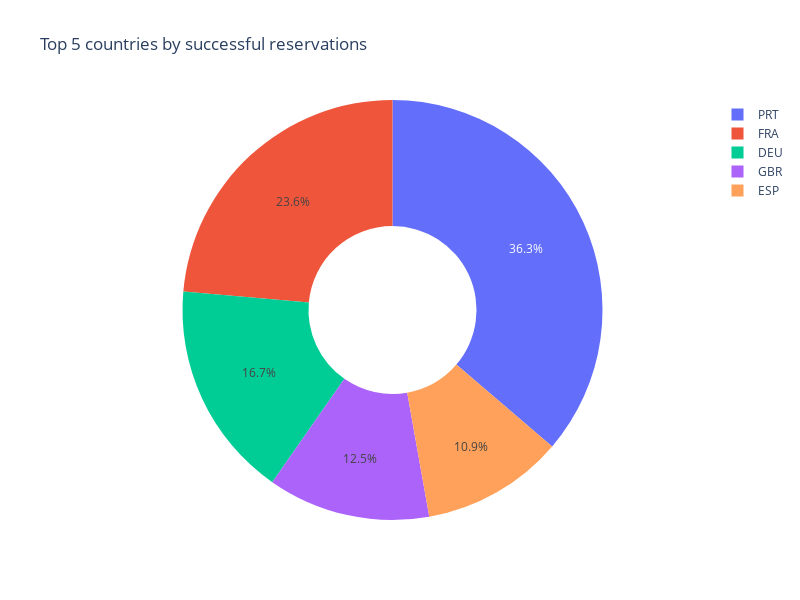

The notebook cell saved with this chart:
### Markdown cell above
According to the chart above about 41% of reservations at the City Hotel are cancelled. Therefore, there is a churn problem at the enterprise.

### Code cell
import plotly.graph_objects as go
city_success = df_city[df_city["is_canceled"] == 0]
labels = city_success["country"].value_counts()[:5].index.tolist()
values = city_success["country"].value_counts()[:5].tolist()

fig = go.Figure(data=[go.Pie(labels = labels, values = values, hole=.4)], 
                layout=go.Layout(width=800, height=600, title = "Top 5 countries by successful reservations"))
fig.show()

### Figure 1 — Plotly figure (JSON) as saved in the notebook; plotly's stock layout.template omitted (floating-point values rounded to 4 significant figures)
{"data": [{"hole": 0.4, "labels": ["PRT", "FRA", "DEU", "GBR", "ESP"], "type": "pie", "values": [10879, 7081, 5012, 3753, 3285]}], "layout": {"height": 600, "title": {"text": "Top 5 countries by successful reservations"}, "width": 800}}
